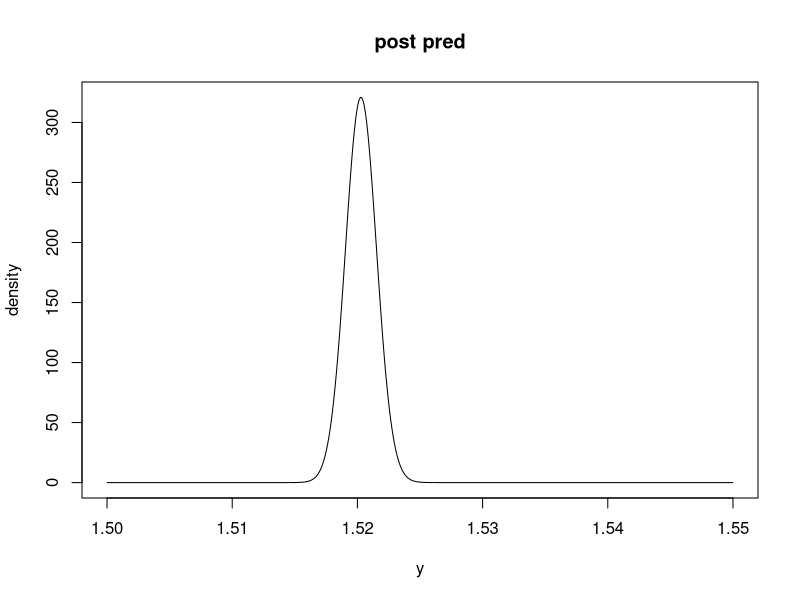

Recreate this plot in R.
## ---- chunk 1
set.seed(1)
options(digits=6)

## 2a)
norm.mix <- function(thetas, mus, sigmas, weights){
  weights[1]*dnorm(thetas, mus[1], sigmas[1]) + weights[2]*dnorm(thetas, mus[2], sigmas[2])+weights[3]*dnorm(thetas, mus[3], sigmas[3])
                                              
}
sample.norm.mix <- function(mus, sigmas, weights){ ##mixture of normal so easy to sample from!
  p = runif(1, 0, 1)
  if(p <= weights[1]){
    return(rnorm(1, mus[1], sigmas[1]))
  }
  else if(p >= weights[1] & p <= weights[1]+weights[2]){
    return(rnorm(1, mus[2], sigmas[2]))
  }
  else{
    return(rnorm(1, mus[3], sigmas[3]))
  }
}

weights = c(0.33, 0.57, 0.10)
mus = c(1.5163, 1.5197, 1.5203) 
sigmas = c(0.001, 0.001, 0.005)
thetas = seq(1.5, 1.55, length = 500)

#par(mfrow = c(1,4))
#plot(thetas, norm.mix(thetas, mus, sigmas, weights), type="l", main="prior", ylab="density")

## 2b)
x = seq(1.5, 1.55, length = 500)
#plot(x, norm.mix(x, mus, sqrt(sigmas^2+0.001^2), weights), type="l", ylab="density", main="prior pred")
 
## 2c)
x = 1.52083
mus.new = (x*1/0.001^2+mus*1/sigmas^2)/(1/0.001^2+1/sigmas^2)
sigmas.new = sqrt(1/(1/0.001^2+1/sigmas^2))
weights.new = weights*dnorm(x, mus, sqrt(sigmas^2+0.001^2))/sum(weights*dnorm(x, mus, sqrt(sigmas^2+0.001^2)))
 
#plot(thetas, norm.mix(thetas, mus.new, sigmas.new, weights.new), type="l", ylab="density", main = "post")
sample = replicate(10000, sample.norm.mix(mus.new, sigmas.new, weights.new))
ci = quantile(sample, probs = c(0.025, 0.975))

## 2d)
mus.new.new = mus+sigmas^2/(sigmas^2+0.001^2)*(x-mus)
sigmas.new.new = sqrt(((sigmas^2+0.001^2)^2-sigmas^4)/(sigmas^2+0.001^2))
weights.new.new = weights.new
y = seq(1.5, 1.55, length = 500)
plot(y, norm.mix(y, mus.new.new, sigmas.new.new, weights.new.new), type="l", ylab="density", main = "post pred")
 
## 2e)
LR <- function(xs, xc){
mus.LR = mus+sigmas^2/(sigmas^2+0.001^2)*(xc-mus)
sigmas.LR = sqrt(((sigmas^2+0.001^2)^2-sigmas^4)/(sigmas^2+0.001^2))
weights.LR = weights.new
   
norm.mix(xs, mus.LR, sigmas.LR, weights.LR)/norm.mix(xs, mus, sqrt(sigmas^2+0.001^2), weights)}

xs = 1.52083
xc = seq(1.5, 1.55, length = 500)
#plot(xc, sapply(xc, function(x) LR(xs, x)), type="l", ylab="", main = "LR")
                      


